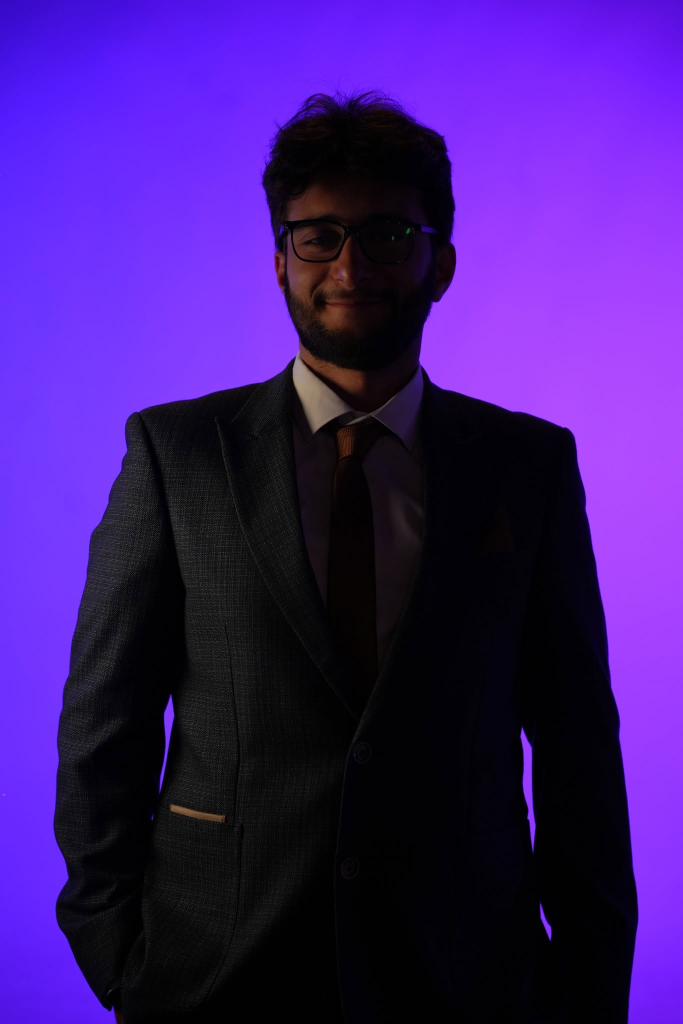
#> input picture assets-src/portrait/original.png, 1365 x 2048 px, found by its file name (shown at 1/2 size)
$ python portrait_grade.py assets-src/portrait/original.png assets-src/portrait/pilgrim-graded.png
#> lines starting #> are read from the running program, lines starting #| are printed output that depends on the picture; after the words box and inside, x2 and y2 are one past the last pixel; in counts of white or black regions, pixels touching at a corner belong together
"""
Portrait grade for The Pilgrim page.

Turns the studio photo (violet backdrop) into a shadowed, near-black portrait with a warm
ember rim light on the right side, on a transparent background.

    pip install numpy scipy pillow
    python scripts/portrait_grade.py assets-src/portrait/original.png assets-src/portrait/pilgrim-graded.png
    # then export the web version:
    python -c "from PIL import Image; Image.open('assets-src/portrait/pilgrim-graded.png').save('public/images/pilgrim-portrait.webp','WEBP',quality=88,method=6)"

The background key assumes a saturated blue/violet backdrop. For a new photo on a different
backdrop, adjust `background_score` (or use a proper matting tool and skip to the grade step).
Tuning knobs are the CONSTANTS below.
"""
import sys

import numpy as np
from PIL import Image, ImageFilter
from scipy import ndimage

GAMMA = 1.1  # >1 darker midtones
RIM_WIDTH_PX = 9.0  # rim light falloff inside the silhouette
RIM_STRENGTH = 1.1
RIM_SIDE_START = 0.45  # rim only on the right part of the image (0..1 of width)
KEY_STRENGTH = 1.0  # soft key light on the face
KEY_FACE_Y = 0.27  # vertical centre of the face (0..1 of height)
EMBER = np.array([1.0, 0.62, 0.28])
MAX_SIZE = (1000, 1400)


def background_score(a: np.ndarray) -> np.ndarray:
    r, g, b = a[..., 0], a[..., 1], a[..., 2]
    mx, mn = a.max(-1), a.min(-1)
    sat = (mx - mn) / (mx + 1e-6)
    return (
        np.clip(((b - g) - 0.25) / 0.25, 0, 1)
        * np.clip((sat - 0.45) / 0.2, 0, 1)
        * np.clip((mx - 0.35) / 0.15, 0, 1)
    )


def subject_mask(a: np.ndarray) -> np.ndarray:
    fg = ~(background_score(a) > 0.5)
    fg = ndimage.binary_opening(fg, iterations=3)
    lab, n = ndimage.label(fg)
    sizes = ndimage.sum(fg, lab, range(1, n + 1))
    fg = lab == (int(np.argmax(sizes)) + 1)
    fg = ndimage.binary_fill_holes(fg)
    return ndimage.binary_closing(fg, iterations=4)


def grade(src: str, dst: str) -> None:
#> called with src = 'assets-src/portrait/original.png', dst = 'assets-src/portrait/pilgrim-graded.png'
    a = np.asarray(Image.open(src).convert("RGB")).astype(np.float32) / 255.0
    r, g, b = a[..., 0], a[..., 1], a[..., 2]
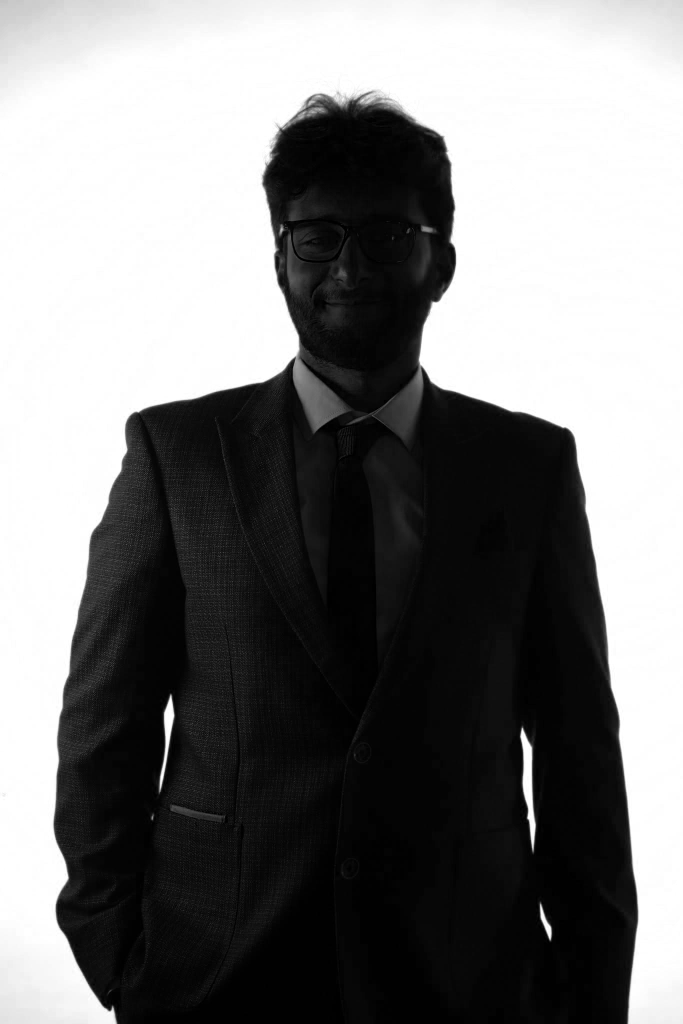
#> b: shape (2048, 1365) float32 (shown at 1/2 size); min 0, max 1, mean 0.484
    fg = subject_mask(a)
#> in background_score, `sat = (mx - mn) / (mx + 1e-6)`:
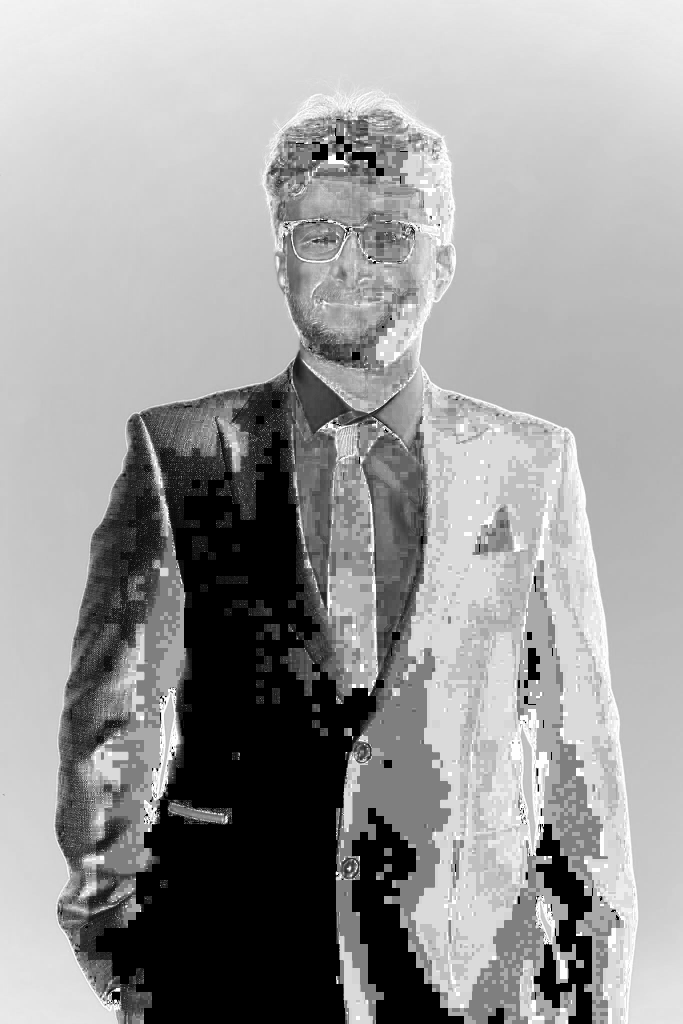
#> sat: shape (2048, 1365) float32 (shown at 1/2 size); min 0, max 1, mean 0.609
#> in subject_mask, `fg = ~(background_score(a) > 0.5)`:
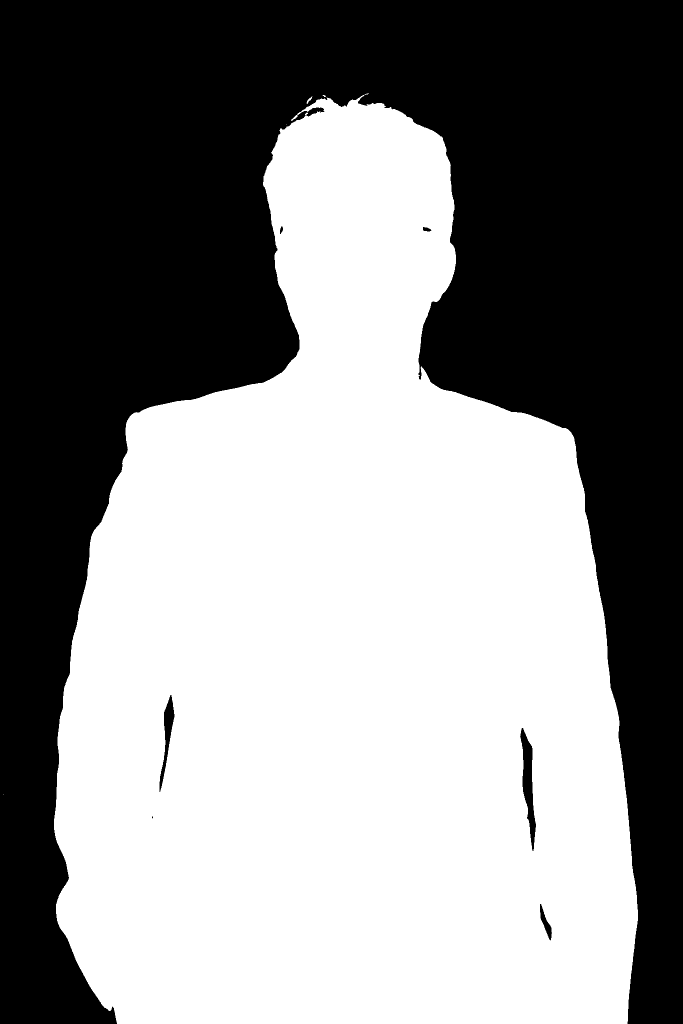
#> fg: shape (2048, 1365) bool (shown at 1/2 size); 53.7% white; 7 black regions (1 under 20 px), largest, box (x1, y1, x2, y2) and area: (0, 0, 1365, 2048) 1286815, (1040, 1456, 1072, 1702) 3444, (319, 1390, 349, 1584) 1912, (1080, 1808, 1104, 1881) 615, (846, 454, 863, 463) 104, (560, 452, 566, 468) 61
#> in subject_mask, `lab, n = ndimage.label(fg)`: n = 1
#> in subject_mask, `sizes = ndimage.sum(fg, lab, range(1, n + 1))`: sizes = [1502219]
#> in subject_mask, `fg = ndimage.binary_fill_holes(fg)`: fg: shape (2048, 1365) bool; 54% white; 1 black region, box (x1, y1, x2, y2) and area: (0, 0, 1365, 2048) 1287158
#> in subject_mask, `return ndimage.binary_closing(fg, iterations=4)`: returned value: shape (2048, 1365) bool; 53.8% white; 1 black region, box (x1, y1, x2, y2) and area: (0, 0, 1365, 2048) 1291066
    soft = Image.fromarray((fg * 255).astype(np.uint8)).filter(ImageFilter.GaussianBlur(2.2))
    alpha = np.asarray(soft).astype(np.float32) / 255.0

    # desaturate with violet despill, warm tint
    lum = np.minimum(0.30 * r + 0.55 * g + 0.15 * b, (r + g) / 2 + 0.05)
    gray = np.clip((np.clip(lum, 0, 1) - 0.02) * 1.35, 0, 1) ** GAMMA
    base = np.stack([gray * 1.05, gray * 0.93, gray * 0.82], -1)

    h, w = fg.shape
#> h = 2048; w = 1365
    xs = np.linspace(0, 1, w)[None, :]
    ys = np.linspace(0, 1, h)[:, None]
#> ys = 2048 values from 0 to 1

    # ember rim light along the inside edge, right side only
    dist = ndimage.distance_transform_edt(fg)
    side = np.clip((xs - RIM_SIDE_START) / 0.35, 0, 1) * np.clip(1.1 - ys * 0.8, 0, 1)
    rim = np.exp(-dist / RIM_WIDTH_PX) * fg * side
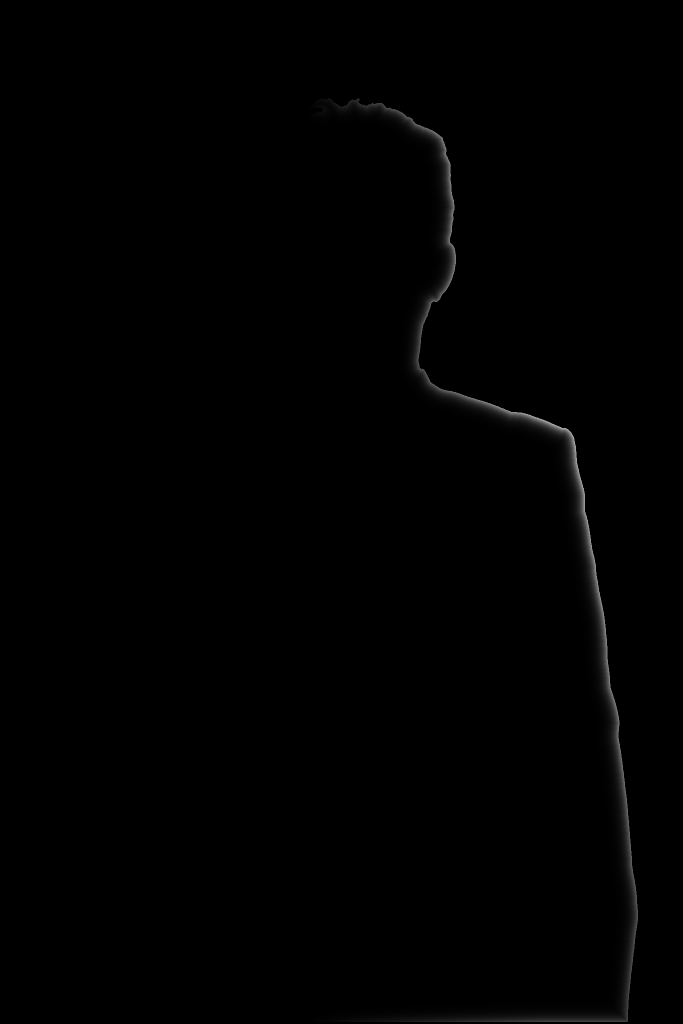
#> rim: shape (2048, 1365) float64 (shown at 1/2 size); min 0, max 0.69, mean 0.00397
    light = base + rim[..., None] * EMBER * RIM_STRENGTH

    # soft key light on the face from the right
    key = np.clip((xs - 0.35) / 0.4, 0, 1) * np.exp(-(((ys - KEY_FACE_Y) / 0.18) ** 2))
    light = light * (0.72 + KEY_STRENGTH * key[..., None])

    # fade the body into darkness toward the bottom
    fade = np.clip((0.98 - ys) / 0.35, 0, 1)
    light = np.clip(light * fade[..., None], 0, 1)
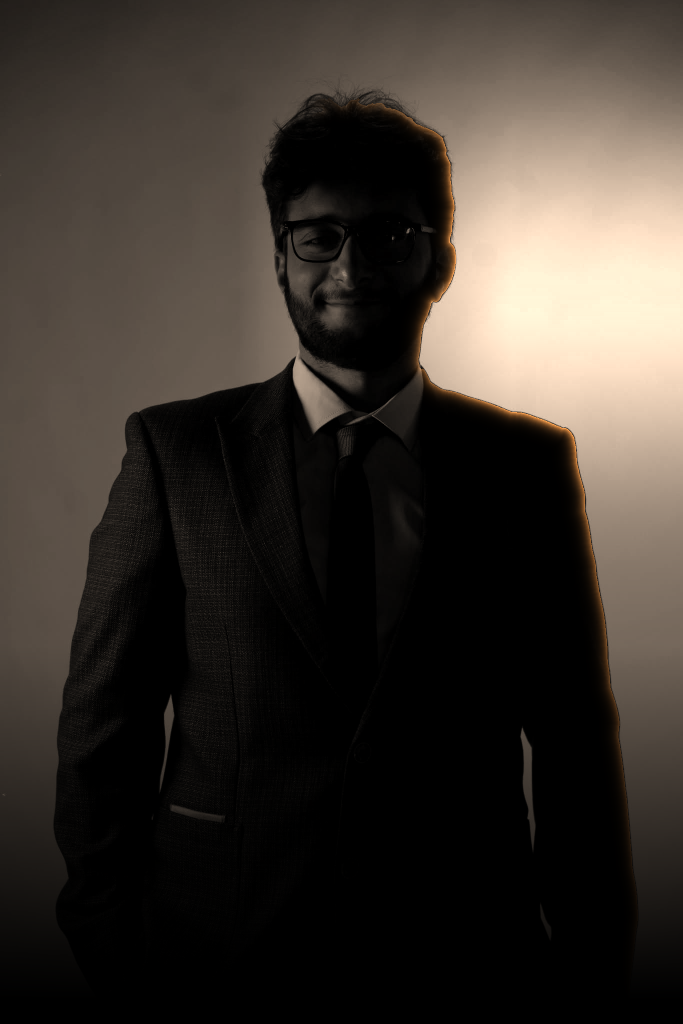
#> light: shape (2048, 1365, 3) float64 (shown at 1/2 size); mean of channels 0, 1, 2 0.225, 0.2, 0.176; drawn as R, G, B
    alpha = alpha * fade

    out = Image.fromarray((np.dstack([light, alpha]) * 255).astype(np.uint8), "RGBA")
    out = out.crop(out.getbbox())
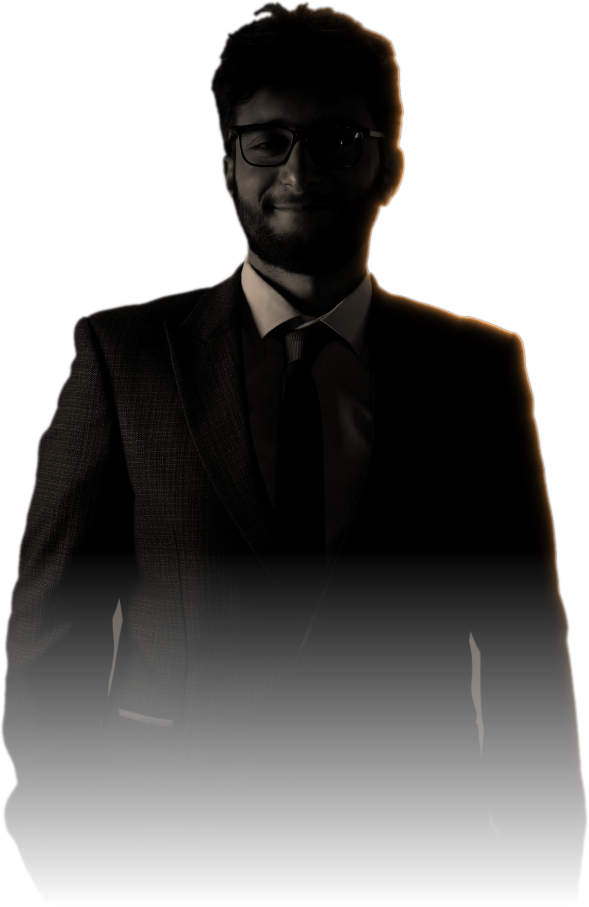
#> out: PIL image 1178x1813 RGBA (shown at 1/2 size); mean R, G, B, A 49.8, 44.2, 38.6, 126.6; transparent parts drawn white
    out.thumbnail(MAX_SIZE, Image.LANCZOS)
#> out: PIL image 910x1400 RGBA
    out.save(dst, optimize=True)
    print("saved", dst, out.size)
#| saved assets-src/portrait/pilgrim-graded.png (910, 1400)


if __name__ == "__main__":
    if len(sys.argv) != 3:
        sys.exit("usage: python scripts/portrait_grade.py <input> <output.png>")
    grade(sys.argv[1], sys.argv[2])
